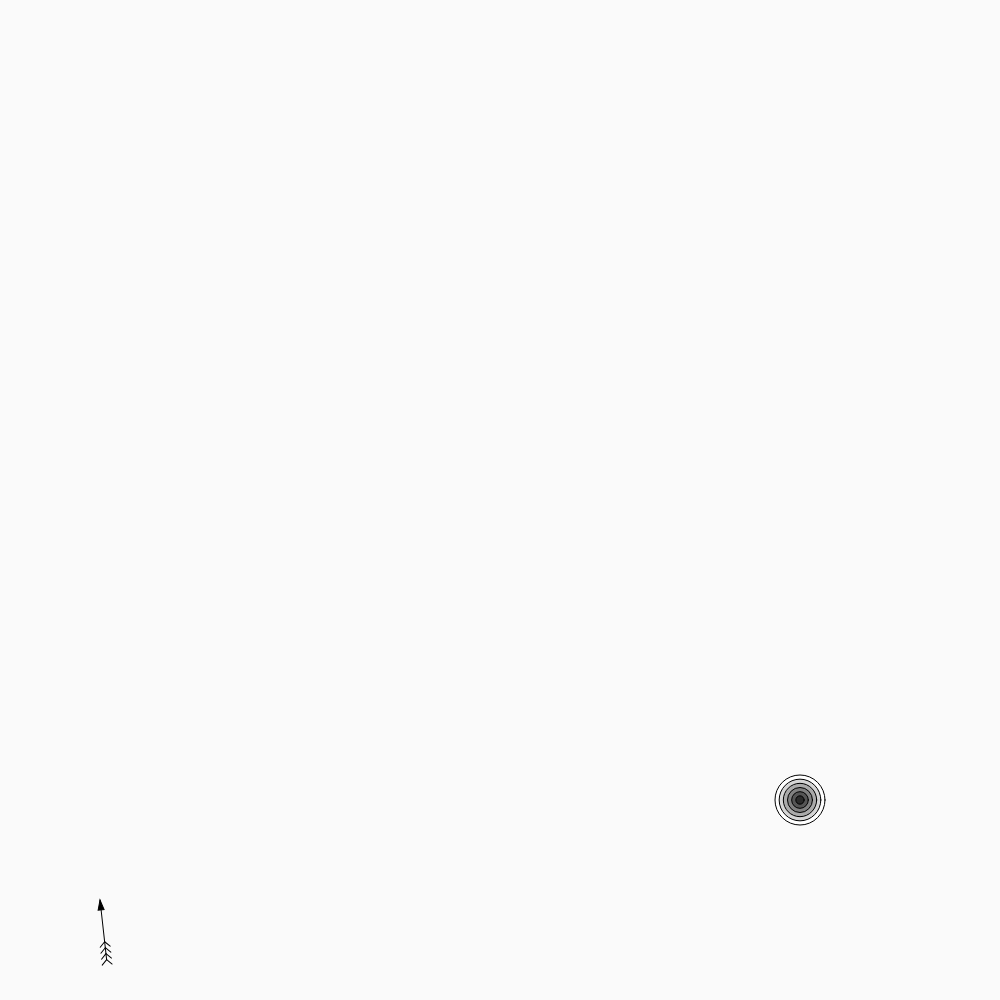
Frame 1 (no input)
Frame 60 (no input): identical to frame 1, image omitted
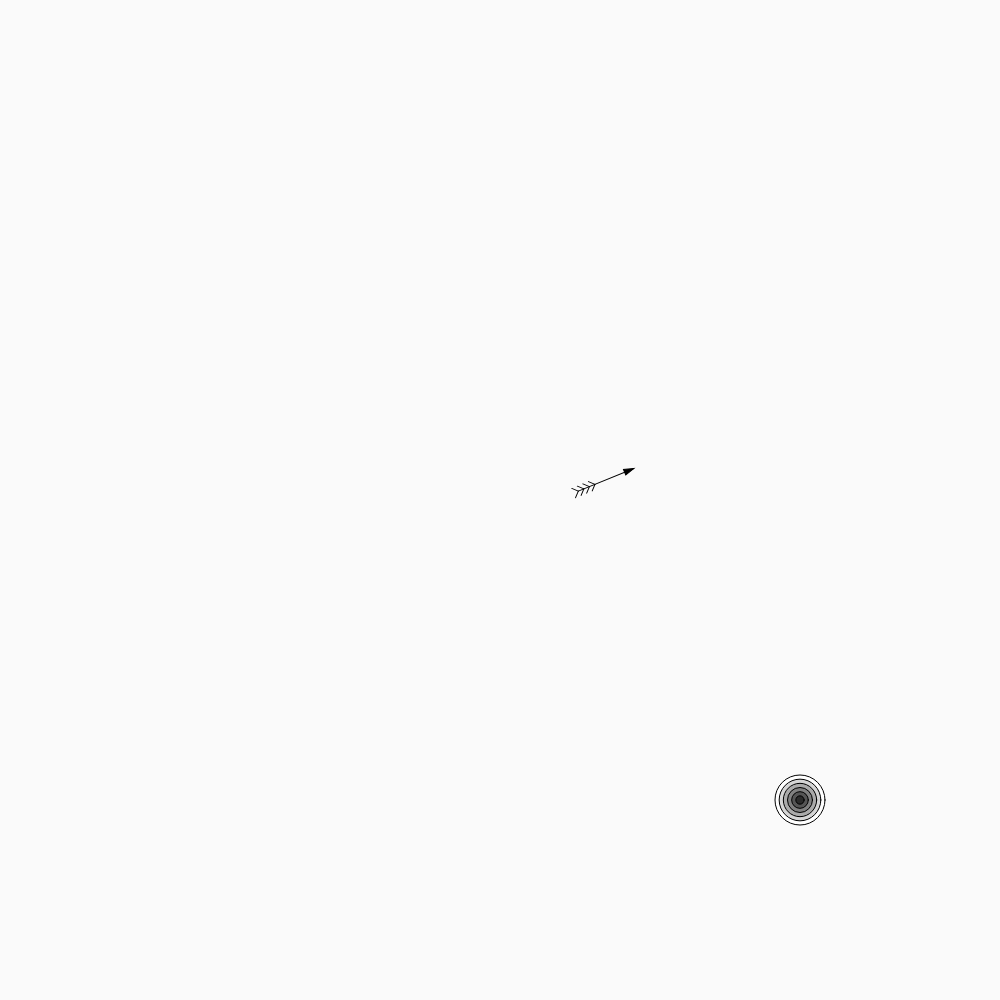
Frame 120 (the mouse pressed at the canvas centre since frame 60)

The p5.js sketch that drew these frames (run headless with seeded random() and noise() and a simulated clock; from frame 60 on, the mouse is pressed at the canvas centre):

// p5.js sketch
// ── sketch.js
var backgroundColor = 250;
var myArrow;
var myTarget;
var gravity;

function setup() {
  createCanvas(1000, 1000);
  myArrow = new Arrow();
  var arrowPos = createVector(width*0.1, height * 0.9);
  myArrow.setup(arrowPos, 60);

  myTarget = new Target();
  var targetPos = createVector(width*0.8, height*0.8);
  myTarget.setup(targetPos, 6, 50);

  gravity = createVector(0,0.08);
}

function draw() {
  background(backgroundColor);
  if (isHit()){
    myArrow.stop();
  }else{
    myArrow.applyForce(gravity);
    myArrow.update();
  }
    myArrow.draw();
    myTarget.draw();
}

function isHit(){
  var distance = myArrow.pos.dist(myTarget.pos);
  if(distance<(myTarget.size/2)){
    return true;
  }
  return false;
}

function mousePressed () {
  var mousePos = createVector(mouseX, mouseY);
  var diffVector = p5.Vector.sub(mousePos, myArrow.pos);
  myArrow.active();
  diffVector.mult(0.038);
  myArrow.applyForce(diffVector);
}

// ── arrow.js
function Arrow(){
  this.setup = function (pos, size) {
    this.pos = pos.copy();
    this.vel = createVector(0,0);
    this.acc = createVector(0,0);
    this.mass = 1;
    this.damping = 0.98;
    this.size = size;
    this.isActive = false;
    this.angle=0;
  }

  this.active = function(){
    this.isActive = true;
  }

  this.applyForce = function(force){
    if(this.isActive){
      var f = force.copy().div(this.mass);
       this.acc.add(f);
    }
  }

  this.update = function () {
    this.calcAngle();
    this.vel.add(this.acc);
    this.pos.add(this.vel);
    this.acc.mult(0);
    this.vel.mult(this.damping);
  }

  this.stop = function(){
    this.vel.mult(0);
  }

  this.draw = function() {
    push();
    fill(0);
    translate(this.pos.x, this.pos.y);
    rotate(this.angle);
    triangle(0, 0, 10, 3, 10, -3);
    line(0, 0, this.size, 0 );

    // draw feathers
    var featherPos = 0.7;
    var featherSize = 5;
    var numOfFeathers = 4;
    for (var i = 0; i < numOfFeathers; i++) {
      this.drawFeather(this.size * featherPos, featherSize);
      featherPos += 0.1;
    }
    pop();
  }
  this.drawFeather = function(pos, size) {
    line (pos, 0, pos + size, size);
    line (pos, 0, pos + size, -size);
  }
  this.calcAngle = function(){
    if (this.isActive){
      this.angle = Math.atan2(this.vel.y, this.vel.x)+Math.PI;
    }else {
      var mousePos = createVector( mouseX, mouseY );
      var diffVector = p5.Vector.sub(mousePos, myArrow.pos);
      this.angle = Math.atan2(diffVector.y, diffVector.x)+Math.PI;
    }
  }
}

// ── target.js
function Target(){
  this.setup = function(pos, numOfCircles, size){
    this.pos = pos;
    this.vel = createVector(0,0);
    this.acc = createVector(0,0);
    this.numOfCircles = numOfCircles;
    this.size = size;
  }
  this.draw = function(){
    stroke (0);
    for (var i=this.numOfCircles; i>0; i--) {
      var step = i/this.numOfCircles; // range from 1 to 0.
      fill(step*255);
      var segSize = this.size * step;
      ellipse(this.pos.x, this.pos.y, segSize, segSize );
    }
  }
}
